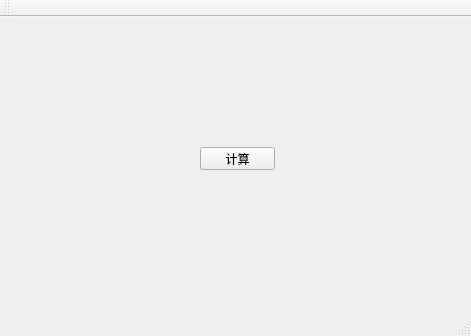
<?xml version="1.0" encoding="UTF-8"?>
<ui version="4.0">
 <class>MainWindow</class>
 <widget class="QMainWindow" name="MainWindow">
  <property name="geometry">
   <rect>
    <x>0</x>
    <y>0</y>
    <width>471</width>
    <height>336</height>
   </rect>
  </property>
  <property name="windowTitle">
   <string>MainWindow</string>
  </property>
  <widget class="QWidget" name="centralWidget">
   <widget class="QPushButton" name="calButton">
    <property name="geometry">
     <rect>
      <x>200</x>
      <y>130</y>
      <width>75</width>
      <height>23</height>
     </rect>
    </property>
    <property name="text">
     <string>计算</string>
    </property>
   </widget>
   <widget class="QWidget" name="">
    <property name="geometry">
     <rect>
      <x>1</x>
      <y>90</y>
      <width>464</width>
      <height>22</height>
     </rect>
    </property>
    <layout class="QHBoxLayout" name="horizontalLayout">
     <item>
      <widget class="QLineEdit" name="firstlineEdit"/>
     </item>
     <item>
      <widget class="QComboBox" name="comboBox">
       <item>
        <property name="text">
         <string>+</string>
        </property>
       </item>
       <item>
        <property name="text">
         <string>-</string>
        </property>
       </item>
       <item>
        <property name="text">
         <string>*</string>
        </property>
       </item>
       <item>
        <property name="text">
         <string>/</string>
        </property>
       </item>
      </widget>
     </item>
     <item>
      <widget class="QLineEdit" name="secondlineEdit"/>
     </item>
     <item>
      <widget class="QLabel" name="label_2">
       <property name="text">
        <string>=</string>
       </property>
      </widget>
     </item>
     <item>
      <widget class="QLineEdit" name="resultlineEdit"/>
     </item>
    </layout>
   </widget>
   <zorder>firstlineEdit</zorder>
   <zorder>secondlineEdit</zorder>
   <zorder>resultlineEdit</zorder>
   <zorder>calButton</zorder>
   <zorder>label_2</zorder>
   <zorder>verticalSpacer_2</zorder>
   <zorder></zorder>
   <zorder>comboBox</zorder>
  </widget>
  <widget class="QMenuBar" name="menuBar">
   <property name="geometry">
    <rect>
     <x>0</x>
     <y>0</y>
     <width>471</width>
     <height>23</height>
    </rect>
   </property>
  </widget>
  <widget class="QToolBar" name="mainToolBar">
   <attribute name="toolBarArea">
    <enum>TopToolBarArea</enum>
   </attribute>
   <attribute name="toolBarBreak">
    <bool>false</bool>
   </attribute>
  </widget>
  <widget class="QStatusBar" name="statusBar"/>
 </widget>
 <layoutdefault spacing="6" margin="11"/>
 <resources/>
 <connections/>
</ui>
